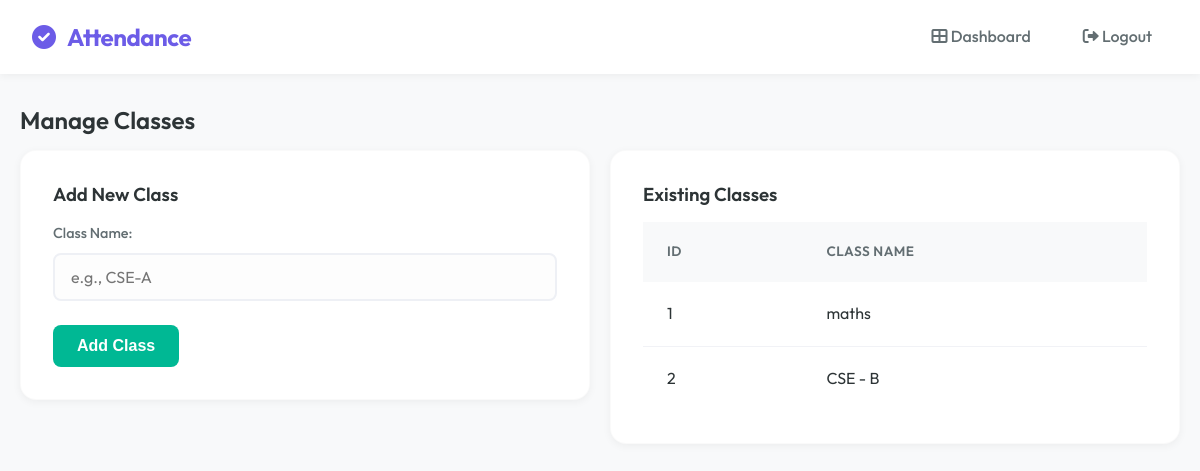
The app's page /classes, older data.
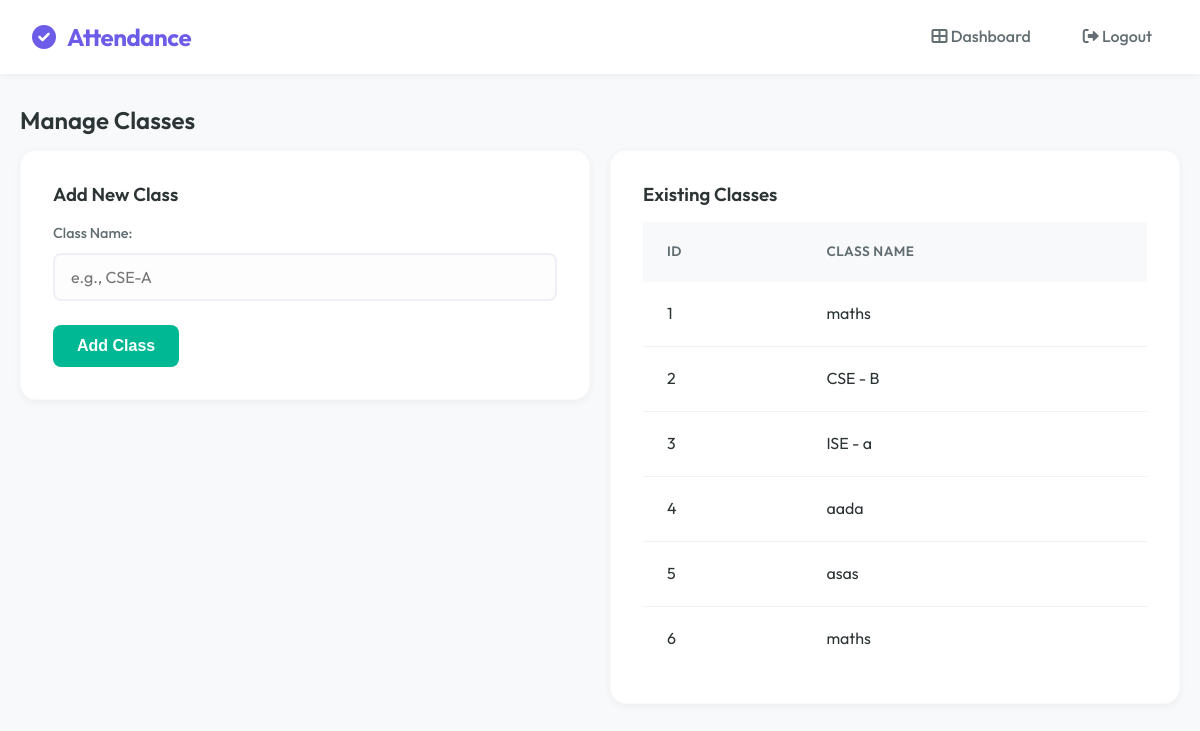
The same page, newer data.
### tables this page shows
CREATE TABLE classes (
        id INTEGER PRIMARY KEY AUTOINCREMENT,
        class_name TEXT
    );

### app.py (the view)
@app.route("/classes")
def classes():
    conn = sqlite3.connect('attendance.db')
    c = conn.cursor()
    c.execute("SELECT id, class_name FROM classes")
    classes = c.fetchall()
    conn.close()
    return render_template("classes.html", classes=classes)

### templates/classes.html (shortened to what this page needs)
{% extends "base.html" %}
{% block content %}
<h2>Manage Classes</h2>
<div class="row" style="display: grid; grid-template-columns: 1fr 1fr; gap: 20px;">
    <div class="col-md-6">
        <div class="card">
            <h3>Add New Class</h3>
            <form action="/add_class" method="POST">
                <div class="form-group">
                    <label for="class_name">Class Name:</label>
                    <input type="text" id="class_name" name="class_name" required placeholder="e.g., CSE-A">
                </div>
                <button type="submit" class="btn btn-success">Add Class</button>
            </form>
        </div>
    </div>
    <div class="col-md-6">
        <div class="card">
            <h3>Existing Classes</h3>
            {% if classes %}
            <table>
                <thead>
                    <tr>
                        <th>ID</th>
                        <th>Class Name</th>
                    </tr>
                </thead>
                <tbody>
                    {% for cls in classes %}
                    <tr>
                        <td>{{ cls[0] }}</td>
                        <td>{{ cls[1] }}</td>
                    </tr>
                    {% endfor %}
                </tbody>
            </table>
            {% else %}
            <p class="text-muted">No classes found.</p>
            {% endif %}
        </div>
    </div>
</div>
{% endblock %}

Row changes from the older to the newer data that the page shows:
added classes: id "3", class_name "ISE - a"
added classes: id "4", class_name "aada"
added classes: id "5", class_name "asas"
added classes: id "6", class_name "maths"
